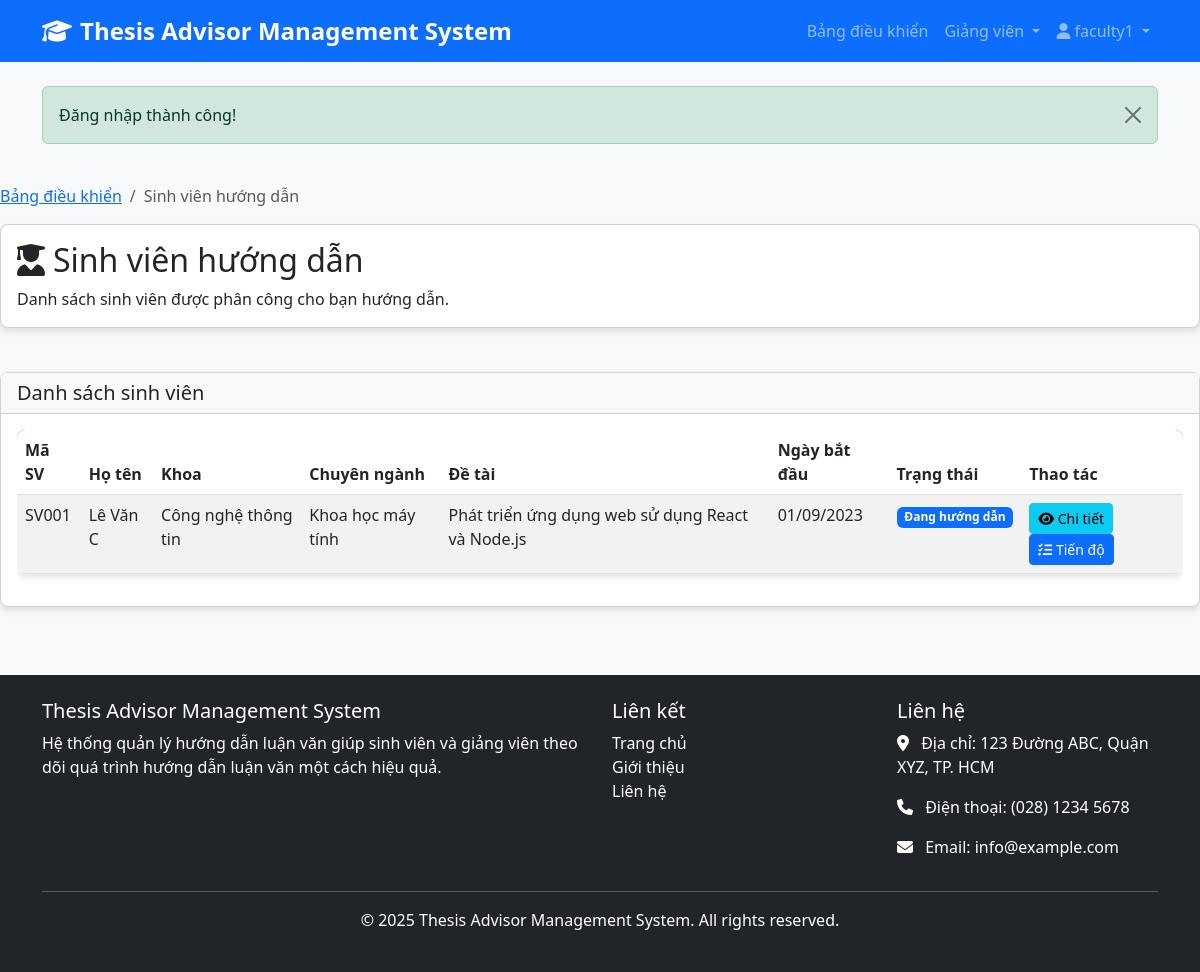
/faculty/students.php (signed in), run on the app's committed database.
### tables this page shows
CREATE TABLE SinhVienGiangVienHuongDan (
    ID INT AUTO_INCREMENT PRIMARY KEY,
    SinhVienID INT NOT NULL,
    GiangVienID INT NOT NULL,
    DeTaiID INT,
    NgayBatDau DATE,
    NgayKetThuc DATE,
    TrangThai ENUM('Đang hướng dẫn', 'Đã hoàn thành', 'Đã hủy') DEFAULT 'Đang hướng dẫn',
    GhiChu TEXT,
    FOREIGN KEY (SinhVienID) REFERENCES SinhVien(SinhVienID) ON DELETE CASCADE,
    FOREIGN KEY (GiangVienID) REFERENCES GiangVien(GiangVienID) ON DELETE CASCADE,
    FOREIGN KEY (DeTaiID) REFERENCES DeTai(DeTaiID) ON DELETE SET NULL
);

CREATE TABLE SinhVien (
    SinhVienID INT AUTO_INCREMENT PRIMARY KEY,
    UserID INT,
    MaSV VARCHAR(20) NOT NULL UNIQUE,
    HoTen VARCHAR(100) NOT NULL,
    NgaySinh DATE,
    GioiTinh ENUM('Nam', 'Nữ', 'Khác'),
    Email VARCHAR(100) NOT NULL,
    SoDienThoai VARCHAR(15),
    DiaChi TEXT,
    Khoa VARCHAR(100),
    ChuyenNganh VARCHAR(100),
    NienKhoa VARCHAR(20),
    TrangThai ENUM('Đang học', 'Đã tốt nghiệp', 'Đã nghỉ học') DEFAULT 'Đang học',
    FOREIGN KEY (UserID) REFERENCES Users(UserID) ON DELETE SET NULL
);

CREATE TABLE DeTai (
    DeTaiID INT AUTO_INCREMENT PRIMARY KEY,
    TenDeTai VARCHAR(255) NOT NULL,
    MoTa TEXT,
    LinhVuc VARCHAR(100),
    NgayTao TIMESTAMP DEFAULT CURRENT_TIMESTAMP,
    TrangThai ENUM('Chờ duyệt', 'Đã duyệt', 'Từ chối') DEFAULT 'Chờ duyệt'
);

### faculty/students.php (the view, shortened to what this page needs)
<?php
require_once '../includes/functions.php';
$facultyDetails = getCurrentUserDetails();
$facultyId = $facultyDetails['GiangVienID'];
$conn = getDBConnection();
$stmt = $conn->prepare("
    SELECT sv.*, svgv.ID as AssignmentID, svgv.NgayBatDau, svgv.TrangThai as AssignmentStatus, dt.TenDeTai
    FROM SinhVienGiangVienHuongDan svgv
    JOIN SinhVien sv ON svgv.SinhVienID = sv.SinhVienID
    LEFT JOIN DeTai dt ON svgv.DeTaiID = dt.DeTaiID
    WHERE svgv.GiangVienID = :facultyId
    ORDER BY svgv.TrangThai ASC, svgv.NgayBatDau DESC
");
$stmt->bindParam(':facultyId', $facultyId);
$stmt->execute();
$students = $stmt->fetchAll(PDO::FETCH_ASSOC);
include '../includes/header.php';
?>
<div class="row mb-4">
    <div class="col-md-12">
        <nav aria-label="breadcrumb">
            <ol class="breadcrumb">
                <li class="breadcrumb-item"><a href="../dashboard.php">Bảng điều khiển</a></li>
                <li class="breadcrumb-item active" aria-current="page">Sinh viên hướng dẫn</li>
            </ol>
        </nav>
        <div class="card">
            <div class="card-body">
                <h2 class="card-title">
                    <i class="fas fa-user-graduate me-2"></i>Sinh viên hướng dẫn
                </h2>
                <p class="card-text">Danh sách sinh viên được phân công cho bạn hướng dẫn.</p>
            </div>
        </div>
    </div>
</div>
<div class="row">
    <div class="col-md-12">
        <div class="card">
            <div class="card-header">
                <h5 class="card-title mb-0">Danh sách sinh viên</h5>
            </div>
            <div class="card-body">
                <?php if (count($students) > 0): ?>
                    <div class="table-responsive">
                        <table class="table table-striped data-table">
                            <thead>
                                <tr>
                                    <th>Mã SV</th>
                                    <th>Họ tên</th>
                                    <th>Khoa</th>
                                    <th>Chuyên ngành</th>
                                    <th>Đề tài</th>
                                    <th>Ngày bắt đầu</th>
                                    <th>Trạng thái</th>
                                    <th>Thao tác</th>
                                </tr>
                            </thead>
                            <tbody>
                                <?php foreach ($students as $student): ?>
                                    <tr>
                                        <td><?php echo $student['MaSV']; ?></td>
                                        <td><?php echo $student['HoTen']; ?></td>
                                        <td><?php echo $student['Khoa']; ?></td>
                                        <td><?php echo $student['ChuyenNganh']; ?></td>
                                        <td><?php echo $student['TenDeTai'] ?? 'Chưa có đề tài'; ?></td>
                                        <td><?php echo date('d/m/Y', strtotime($student['NgayBatDau'])); ?></td>
                                        <td>
                                            <?php if ($student['AssignmentStatus'] == 'Đang hướng dẫn'): ?>
                                                <span class="badge bg-primary"><?php echo $student['AssignmentStatus']; ?></span>
                                            <?php elseif ($student['AssignmentStatus'] == 'Đã hoàn thành'): ?>
                                                <span class="badge bg-success"><?php echo $student['AssignmentStatus']; ?></span>
                                            <?php else: ?>
                                                <span class="badge bg-danger"><?php echo $student['AssignmentStatus']; ?></span>
                                            <?php endif; ?>
                                        </td>
                                        <td>
                                            <a href="student-detail.php?id=<?php echo $student['AssignmentID']; ?>" class="btn btn-sm btn-info">
                                                <i class="fas fa-eye"></i> Chi tiết
                                            </a>
                                            <a href="progress.php?student_id=<?php echo $student['SinhVienID']; ?>" class="btn btn-sm btn-primary">
                                                <i class="fas fa-tasks"></i> Tiến độ
                                            </a>
                                        </td>
                                    </tr>
                                <?php endforeach; ?>
                            </tbody>
                        </table>
                    </div>
                <?php else: ?>
                    <div class="alert alert-info">
                        <i class="fas fa-info-circle me-2"></i>Bạn chưa được phân công sinh viên nào để hướng dẫn.
                    </div>
                <?php endif; ?>
            </div>
        </div>
    </div>
</div>
<?php include '../includes/footer.php'; ?>

### assets/css/style.css (style rules this page uses)
body { font-family: 'Segoe UI', Tahoma, Geneva, Verdana, sans-serif; background-color: #f8f9fa; color: #333; }
.card { border-radius: 8px; box-shadow: 0 4px 6px rgba(0, 0, 0, 0.1); margin-bottom: 20px; transition: transform 0.3s ease; }
.card-header { font-weight: bold; background-color: #f8f9fa; }
.btn-primary { background-color: #0d6efd; border-color: #0d6efd; }
.table { background-color: #fff; border-radius: 8px; overflow: hidden; box-shadow: 0 4px 6px rgba(0, 0, 0, 0.1); }
.table thead { background-color: #0d6efd; color: #fff; }

### data on the page
sinhviengiangvienhuongdan: SinhVienID.MaSV "SV001", SinhVienID.HoTen "Lê Văn C", SinhVienID.Khoa "Công nghệ thông tin", SinhVienID.ChuyenNganh "Khoa học máy tính", DeTaiID.TenDeTai "Phát triển ứng dụng web sử dụng React và Node.js", NgayBatDau "01/09/2023", TrangThai "Đang hướng dẫn"

### other printed values
APP_NAME "Thesis Advisor Management System"
$_SESSION['username'] "faculty1"
$message "Đăng nhập thành công!"
